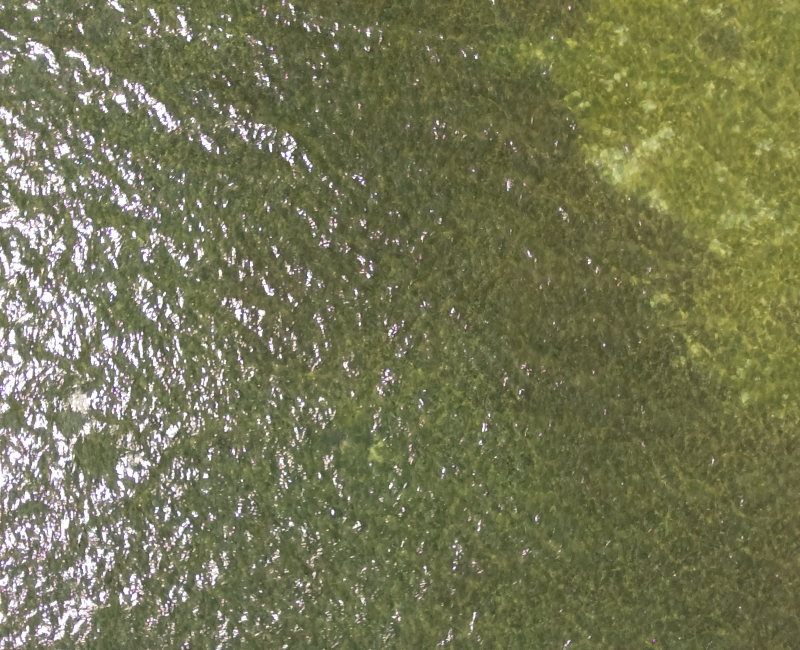
#> input picture images/DJI_0330.JPG, 1600 x 1300 px, found by its file name (shown at 1/2 size)
$ python yaw_from_glitter.py
#> lines starting #> are read from the running program, lines starting #| are printed output that depends on the picture
#!/usr/bin/env python3
# -*- coding: utf-8 -*-

import cv2
import os
from os import path
import matplotlib.pyplot as plt
import numpy as np
import pysolar.solar as pysol
import datetime
import sys

# --- FUNCTION DEFINITION ---
# [55 lines left out: function calc_yaw_from_ellipse, not called in this run]


# --- MAIN EXECUTION ---
if __name__ == "__main__":
    # Update this path to your specific image file
    testImagePath = r"D:\WORK\Drone_Task\Drone_data\images\DJI_0330.JPG"

    # Ensure file exists before asking OpenCV to load it
    if not path.exists(testImagePath):
        print(f"File not found: {testImagePath}")

    image = cv2.imread(testImagePath)
#> image is the input picture: shape (1300, 1600, 3); mean B, G, R 83.9, 117.8, 116.2

    # Check if None before processing
    if image is not None:
        image = cv2.resize(image, (0,0), fx=0.25, fy=0.25)
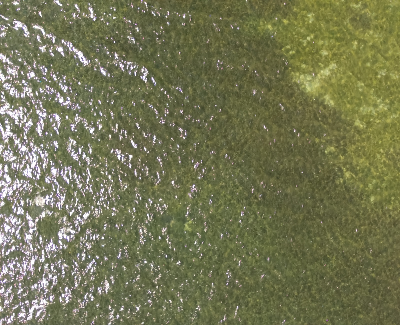
#> image: shape (325, 400, 3); mean B, G, R 84, 117.9, 116.3
        image = cv2.cvtColor(image, cv2.COLOR_BGR2GRAY)
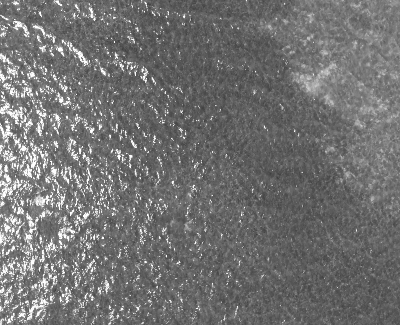
#> image: shape (325, 400); min 60, max 255, mean 113.6
        plt.figure(); plt.imshow(image)

        image = cv2.GaussianBlur(image, (201, 201), 0)
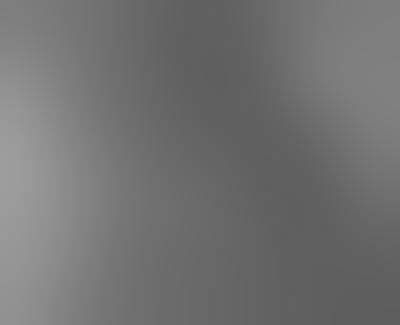
#> image: shape (325, 400); min 93, max 157, mean 113.6
        plt.figure(); plt.imshow(image)

        print("max:", np.max(image))
#| max: 157

        # Define threshold
        threshold = 0.5
        scaledThreshold = threshold * np.max(image)
#> scaledThreshold = 78.5

        image2 = np.zeros(image.shape, dtype=np.uint8)
        image2[image > scaledThreshold] = 200

        # FIX: Cast the numpy calculation to a standard python float
        edges = cv2.Canny(image2, 1.0, float(scaledThreshold * 2))
#> edges: shape (325, 400); every value is 0
#> image2: shape (325, 400); every value is 200

        contours, hierarchy = cv2.findContours(edges, cv2.RETR_TREE, cv2.CHAIN_APPROX_SIMPLE)
#> contours = []

        if len(contours) > 0:
            points = contours[0]
            ellipse = cv2.fitEllipse(points)
            cv2.ellipse(image2, ellipse, 240, 2)
            plt.figure(); plt.imshow(image2)

            # Now calculate the long axis.
            ellipseAngle = ellipse[2]

            # Calculate azimuth of the sun.
            date = datetime.datetime(2007, 2, 18, 15, 13, 1, 130320, tzinfo=datetime.timezone.utc)
            azimuth = pysol.get_azimuth(42.206, -71.382, date)
            print("Azimuth:", azimuth)

            # Calculate yaw
            yaw = ellipseAngle - azimuth
            print("Yaw:", yaw)
        else:
            print("No contours found.")
    else:
        print("Image could not be loaded. Check the file path.")

$ run again, with images/DJI_0340.JPG copied over images/DJI_0330.JPG
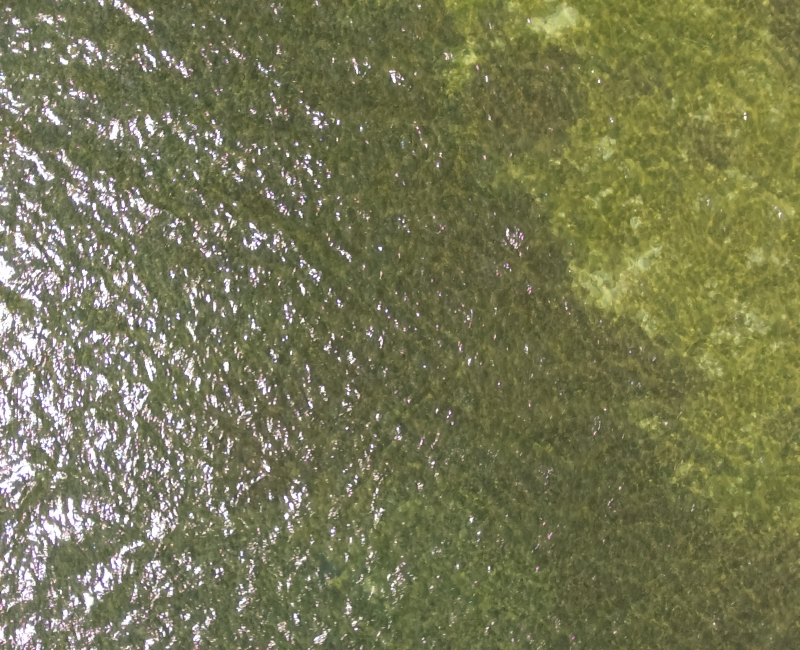
#> input picture images/DJI_0340.JPG, 1600 x 1300 px, found by its file name (shown at 1/2 size)
#> image is the input picture: shape (1300, 1600, 3); mean B, G, R 83.8, 119.3, 118.2
#> `image = cv2.resize(image, (0,0), fx=0.25, fy=0.25)`:
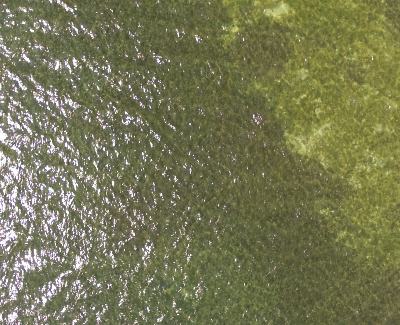
#> image: shape (325, 400, 3); mean B, G, R 83.9, 119.4, 118.3
#> `image = cv2.cvtColor(image, cv2.COLOR_BGR2GRAY)`:
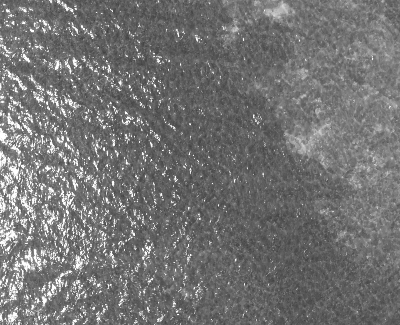
#> image: shape (325, 400); min 64, max 255, mean 115
#| max: 158
#> scaledThreshold = 79
#> edges: shape (325, 400); every value is 0
#> image2: shape (325, 400); every value is 200
#> contours = []

$ run again, with images/DJI_0350.JPG copied over images/DJI_0330.JPG
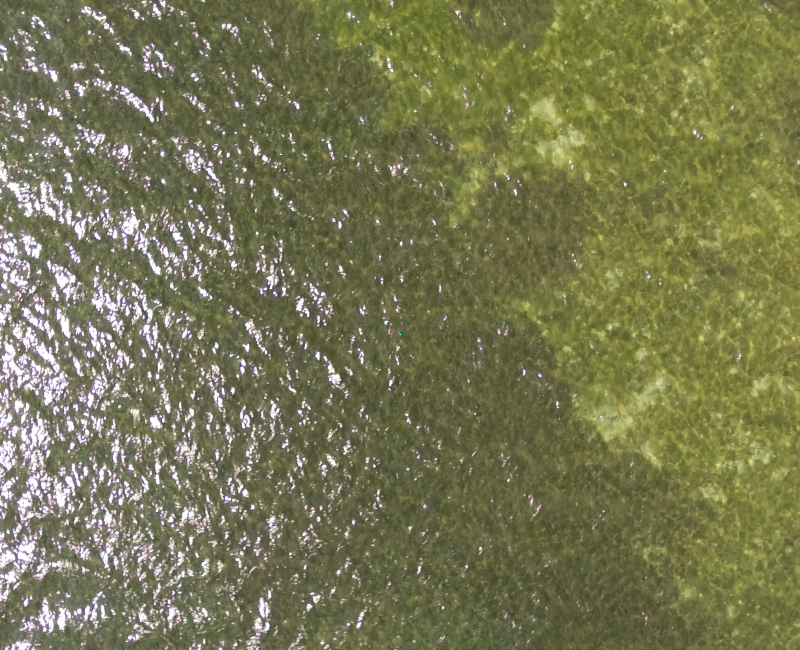
#> input picture images/DJI_0350.JPG, 1600 x 1300 px, found by its file name (shown at 1/2 size)
#> image is the input picture: shape (1300, 1600, 3); mean B, G, R 82.7, 119.6, 119.1
#> `image = cv2.cvtColor(image, cv2.COLOR_BGR2GRAY)`:
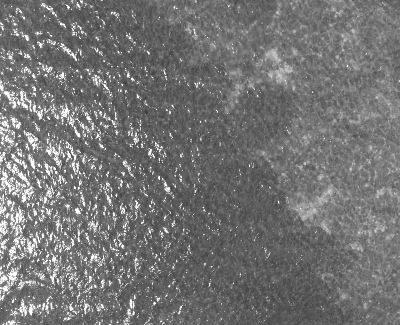
#> image: shape (325, 400); min 62, max 255, mean 115.4
#> `image = cv2.GaussianBlur(image, (201, 201), 0)`:
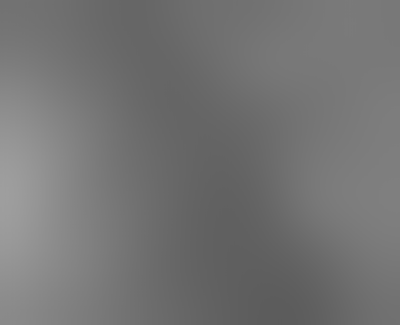
#> image: shape (325, 400); min 91, max 158, mean 115.4
#| max: 158
#> scaledThreshold = 79
#> edges: shape (325, 400); every value is 0
#> image2: shape (325, 400); every value is 200
#> contours = []

$ run again, with images/DJI_0360.JPG copied over images/DJI_0330.JPG
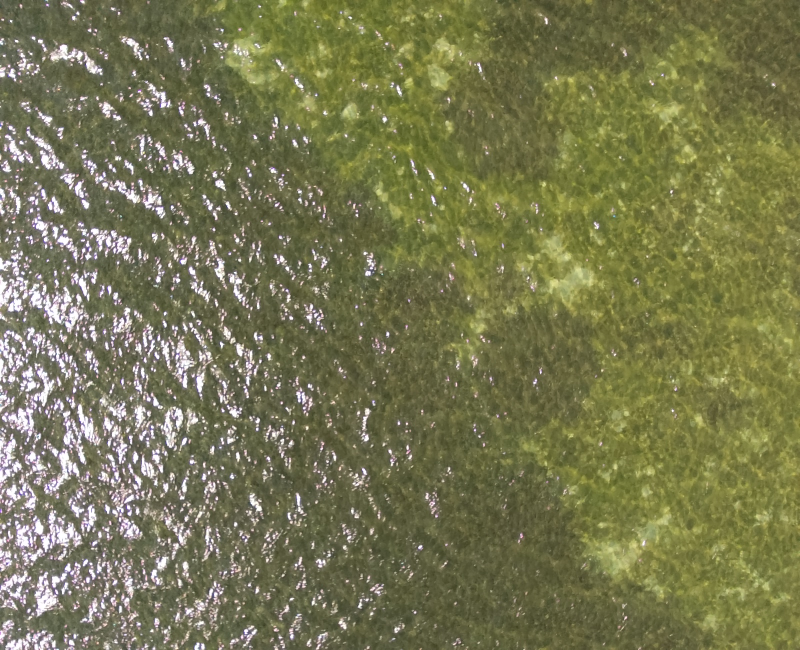
#> input picture images/DJI_0360.JPG, 1600 x 1300 px, found by its file name (shown at 1/2 size)
#> image is the input picture: shape (1300, 1600, 3); mean B, G, R 81.6, 119.6, 119.4
#> `image = cv2.cvtColor(image, cv2.COLOR_BGR2GRAY)`:
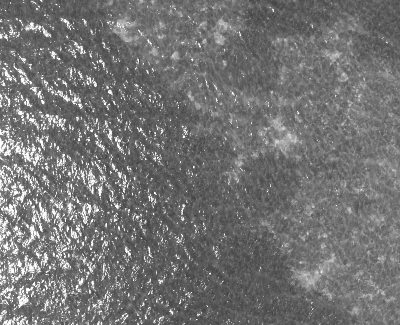
#> image: shape (325, 400); min 62, max 255, mean 115.3
#> `image = cv2.GaussianBlur(image, (201, 201), 0)`:
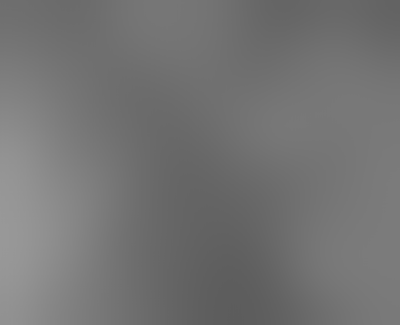
#> image: shape (325, 400); min 92, max 153, mean 115.3
#| max: 153
#> scaledThreshold = 76.5
#> edges: shape (325, 400); every value is 0
#> image2: shape (325, 400); every value is 200
#> contours = []
